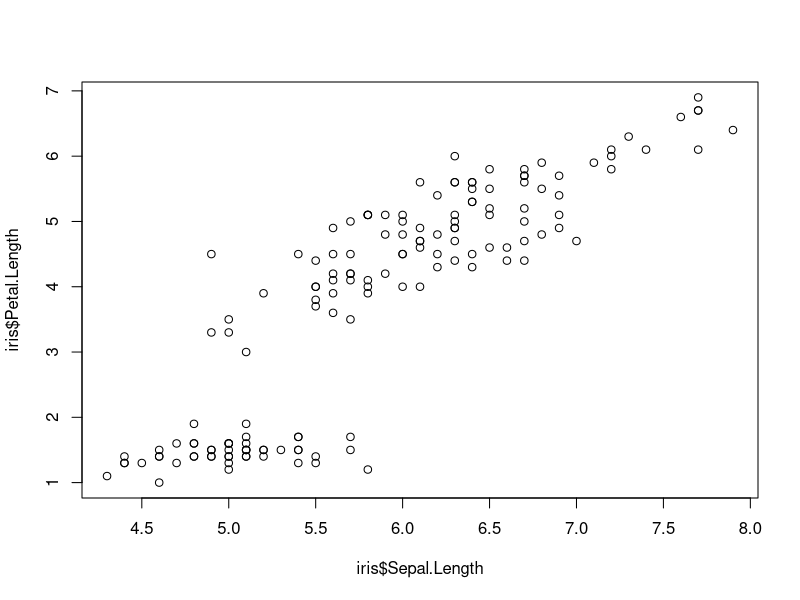
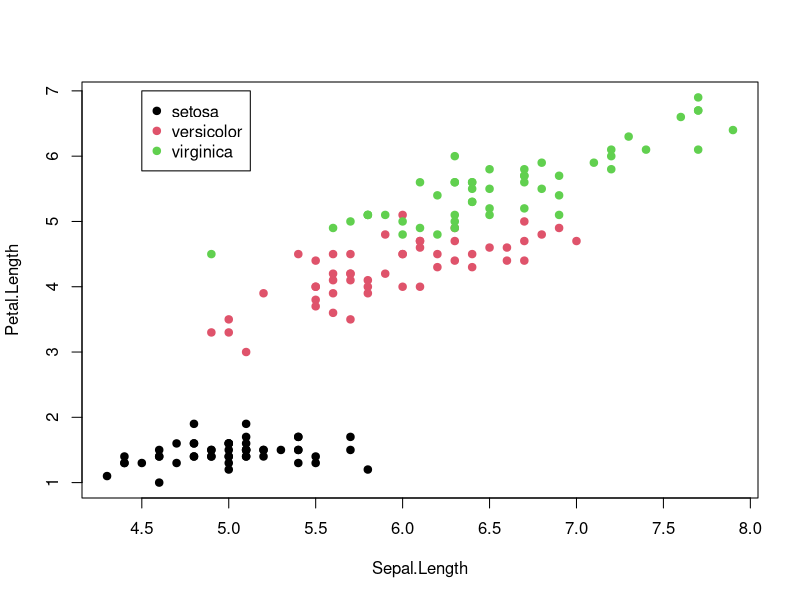
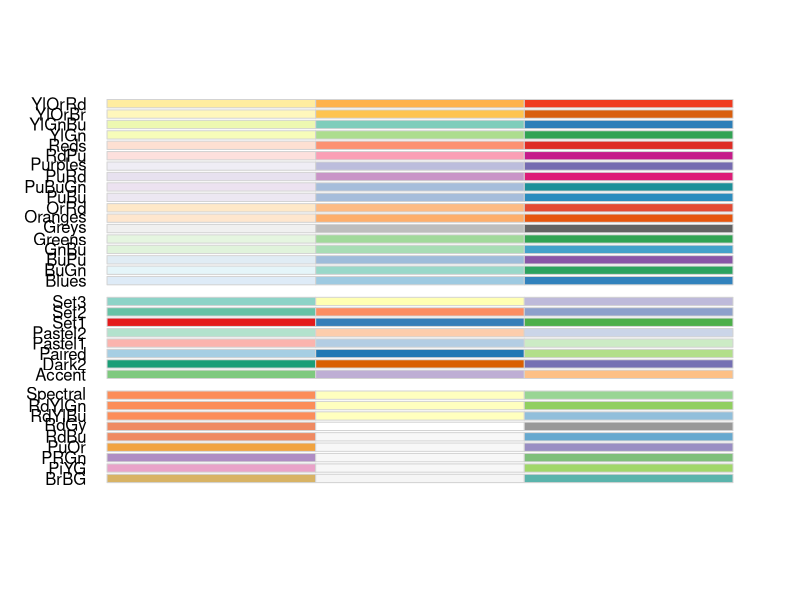
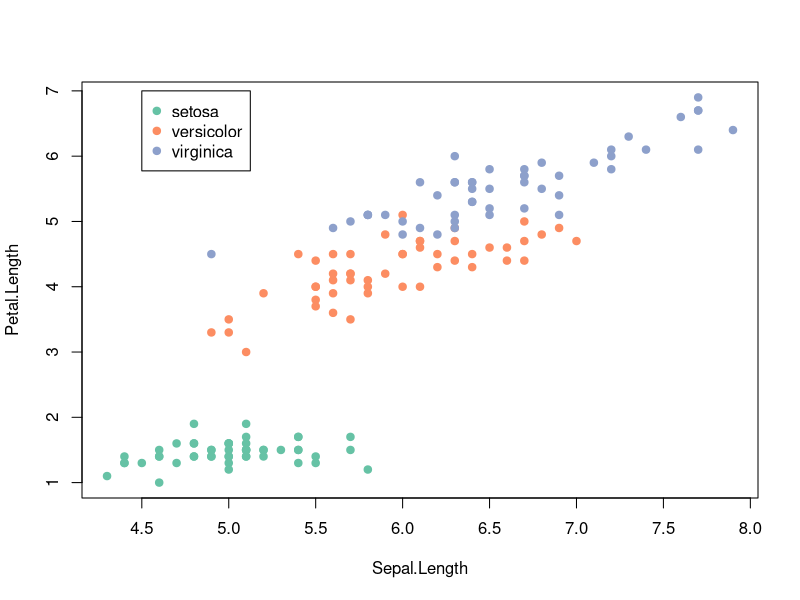
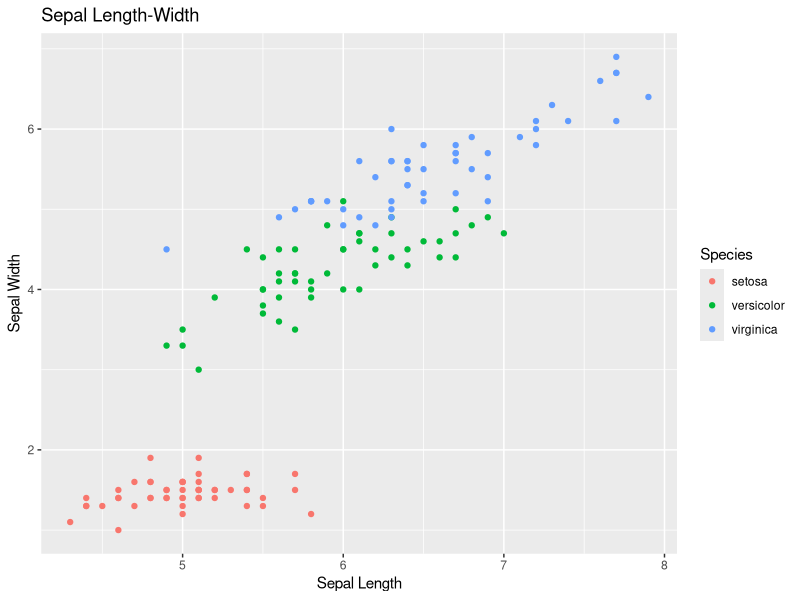
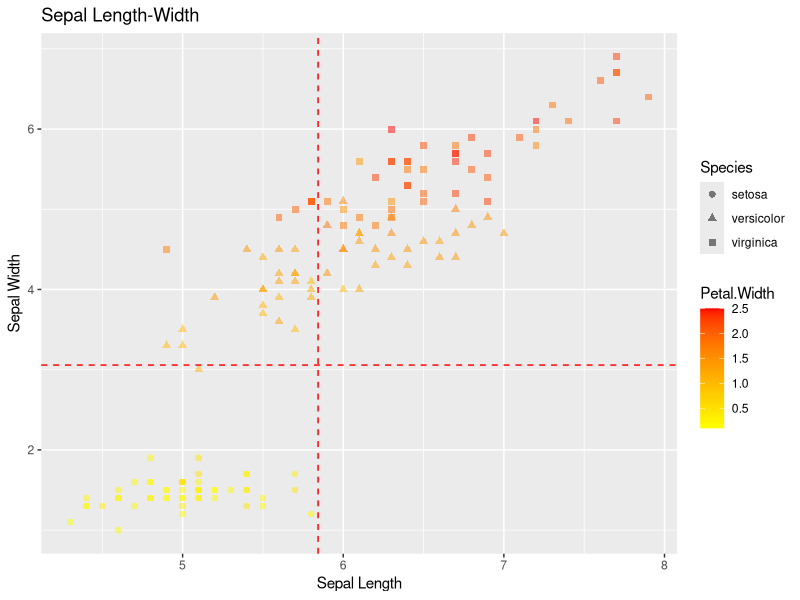
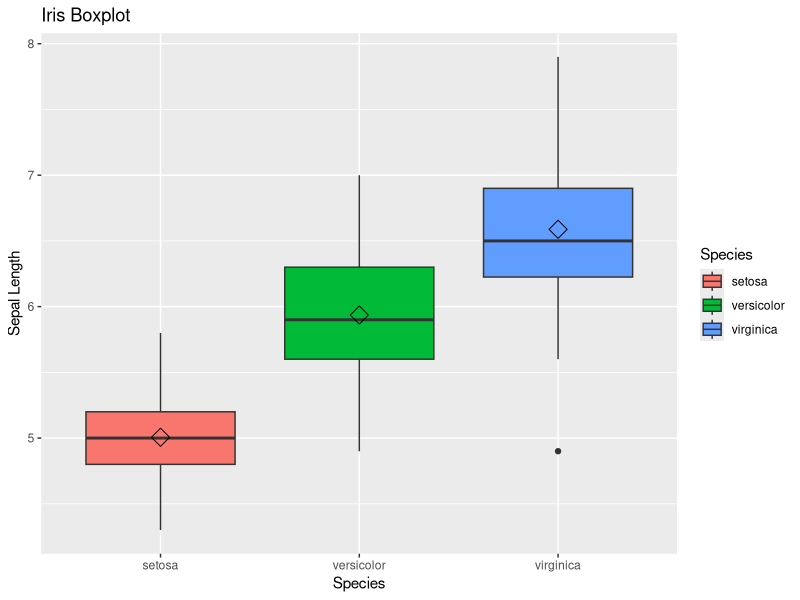
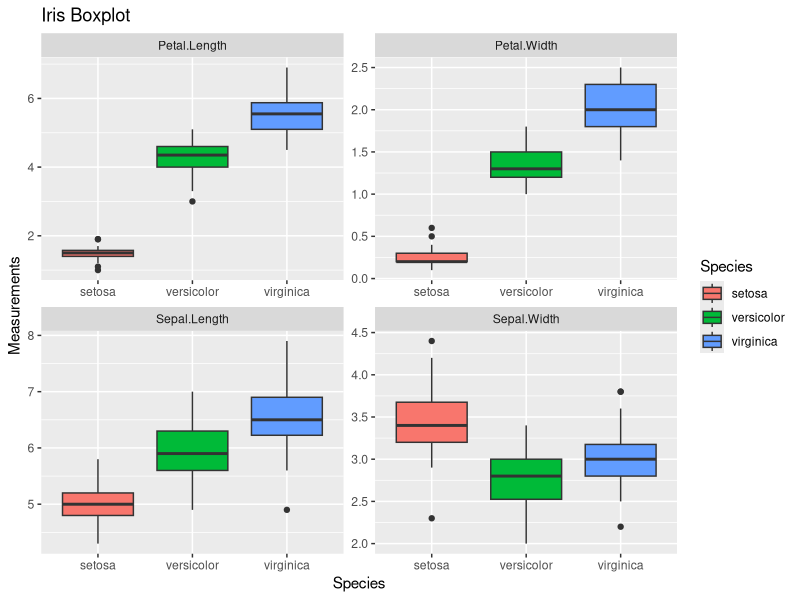

Write R code to recreate these figures, in order.
## Install packages
#install.packages("RColorBrewer")
#install.packages("tidyverse")
#install.packages("ggsignif")
#install.packages("ggfortify")
#install.packages("tidyverse")

## Set Working Directory
setwd("C:/")

#####__________________ Data upload/Understanding the data __________________________###
data(iris) #load the data
head(iris) #check the first few rows 
ncol(iris) # number of colums
nrow(iris) # number of rows
dim(iris) # dimensions
sapply(iris, class) # check the class
summary(iris) # Summary statistics


######__________________ Scatterplot __________________________###
plot(iris$Petal.Length ~ iris$Sepal.Length) # if you don't know what the function does: ?plot

# Assign colors
plot(Petal.Length ~ Sepal.Length, data = iris, col = iris$Species, pch = 19) # col means color
legend(x = 4.5, y = 7, legend = levels(iris$Species), col = c(1:3), pch = 19)

# Save as pdf
pdf("iris1.pdf") # open the pdf
plot(Petal.Length ~ Sepal.Length, data = iris, col = iris$Species, pch = 19)
legend(x = 4.5, y = 7, legend = levels(iris$Species), col = c(1:3), pch = 19)
dev.off() # close the pdf 

# Use different colors
library(RColorBrewer)
display.brewer.all(n=3)
plot(Petal.Length ~ Sepal.Length, data = iris, col=brewer.pal(3, "Set2")[iris$Species], pch = 19)
legend(x=4.5, y=7, legend=levels(iris$Species), col=brewer.pal(3, "Set2"), pch=19)

# ggplot2 for more advanced graphics
library(ggplot2)
library(ggsignif)
scatter <- ggplot(data=iris, aes(x = Sepal.Length, y = Petal.Length)) 
scatter + geom_point(aes(color=Species)) +
  xlab("Sepal Length") +  ylab("Sepal Width") +
  ggtitle("Sepal Length-Width") 

# Add a third feature by assigning different colors and shapes
scatter + geom_point(aes(color = Petal.Width, shape = Species), size = 2, alpha = I(1/2)) +
  geom_vline(aes(xintercept = mean(Sepal.Length)), color = "red", linetype = "dashed") +
  geom_hline(aes(yintercept = mean(Sepal.Width)), color = "red", linetype = "dashed") +
  scale_color_gradient(low = "yellow", high = "red") +
  xlab("Sepal Length") +  ylab("Sepal Width") +
  ggtitle("Sepal Length-Width")



######__________________ Boxplot __________________________###
# Simple boxplot for sepal length
box <- ggplot(data=iris, aes(x=Species, y=Sepal.Length))
box + geom_boxplot(aes(fill=Species)) + 
  ylab("Sepal Length") + ggtitle("Iris Boxplot") +
  stat_summary(fun.y=mean, geom="point", shape=5, size=4) 

# Boxplots for all features
library(tidyverse)
iris %>%
  gather(feature, value, 1:4) %>%
  ggplot(aes(x=Species, y=value))+ 
  geom_boxplot(aes(fill=Species)) + 
  facet_wrap( ~feature, scales = "free")+
  ylab("Measurements") + ggtitle("Iris Boxplot") 


######__________________ Statistical Analysis __________________________###

### Data distribution
ggplot(iris, aes(x=Sepal.Width)) +
  geom_density(aes(group=Species, color=Species, fill=Species), alpha=0.3)

### t test 
setosa <- iris[iris$Species == "setosa", ]
versicolor <- iris[iris$Species == "versicolor", ]
t.test(x = setosa$Petal.Length, y = versicolor$Petal.Length)
TwoSpecies <- rbind(setosa, versicolor)

# t-test in Boxplot
ggplot(data=TwoSpecies, aes(x=Species, y=Sepal.Length))+ 
  geom_boxplot(aes(fill=Species)) + 
  ylab("Sepal Length") + ggtitle("Iris Boxplot") +
  stat_summary(fun.y=mean, geom="point", shape=5, size=4) + 
  geom_signif(comparisons = list(c("setosa", "versicolor")), test=t.test)

### Anova
aov <- aov(formula = Sepal.Width ~ Species, data = iris)
summary(object = aov)
# Multiple comparisons
TukeyHSD(aov)

### Pairwise t-test
pairwise.t.test(iris$Sepal.Width, iris$Species, 
                p.adj="bonferroni", paired=FALSE)